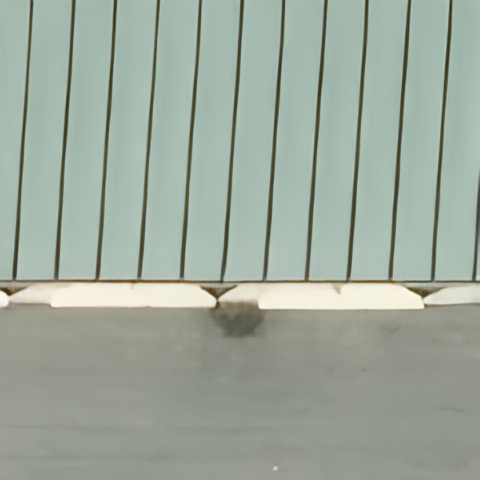
#> input picture result/version1/1.png, 480 x 480 px; its folder holds 3 pictures in this run
$ python crop.py
#> lines starting #> are read from the running program, lines starting #| are printed output that depends on the picture
import os
from PIL import Image


def crop_images(src_dir, dest_dir, crop_rect):
    # 确保目标文件夹存在，如果不存在则创建
#> called with src_dir = '../result/version1', dest_dir = '../result/version1/crop', crop_rect = (100, 350, 225, 475)
    if not os.path.exists(dest_dir):
        os.makedirs(dest_dir)

        # 遍历源文件夹中的所有文件
    for filename in os.listdir(src_dir):
        if filename.lower().endswith(('.png', '.jpg', '.jpeg', '.bmp', '.gif')):  # 你可以根据需要添加更多图像格式
            img_path = os.path.join(src_dir, filename)
            try:
                # 打开图像并检查分辨率
                img = Image.open(img_path)
#> img is the input picture: PIL image 480x480 RGB; mean R, G, B 158.2, 169.6, 157.1
                if img.size == (480, 480):  # 检查分辨率是否为480x480
                    # 裁剪图像
                    cropped_img = img.crop(crop_rect)
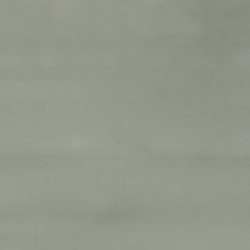
#> cropped_img: PIL image 125x125 RGB (shown 2 times larger); mean R, G, B 147.6, 151.8, 139.8
                    # 保存裁剪后的图像到目标文件夹
                    cropped_filename = os.path.join(dest_dir, filename)
                    cropped_img.save(cropped_filename)
                    print(f"Processed and saved: {cropped_filename}")
                else:
                    print(f"Skipped: {img_path} (resolution is not 480x480)")
            except Exception as e:
                print(f"Error processing {img_path}: {e}")
#> pass 2 of the loop in crop_images, `for filename in os.listdir(src_dir):`:
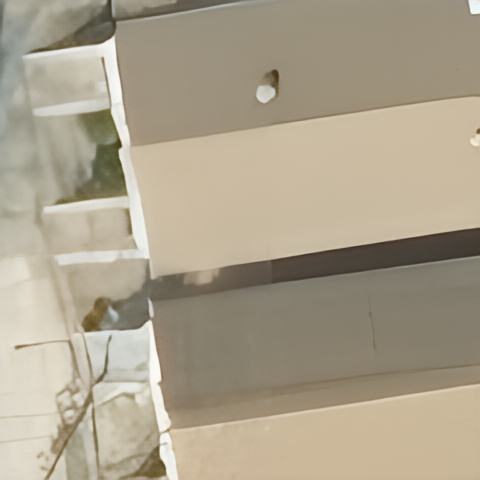
#> input picture result/version1/2.png, 480 x 480 px
#> in crop_images, img is the input picture: PIL image 480x480 RGB; mean R, G, B 171.8, 161.6, 141.2
#> in crop_images, `cropped_img = img.crop(crop_rect)`:
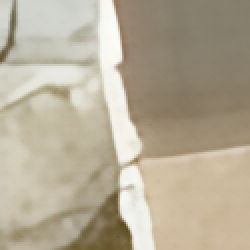
#> cropped_img: PIL image 125x125 RGB (shown 2 times larger); mean R, G, B 181.6, 171.6, 151.1
#> pass 3 of the loop in crop_images, `for filename in os.listdir(src_dir):`:
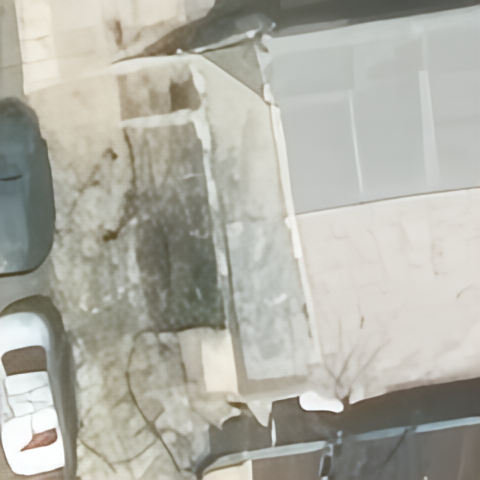
#> input picture result/version1/3.png, 480 x 480 px
#> in crop_images, img is the input picture: PIL image 480x480 RGB; mean R, G, B 175.9, 175.4, 165.8
#> in crop_images, `cropped_img = img.crop(crop_rect)`:
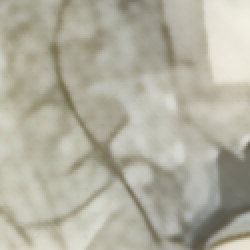
#> cropped_img: PIL image 125x125 RGB (shown 2 times larger); mean R, G, B 177.3, 175.1, 159.9
#> the loop made 4 passes; the first 3 are shown

            # 设置源文件夹、目标文件夹和裁剪区域（左、上、右、下）


src_dir = r'../result/version1'
dest_dir = r'../result/version1/crop'
crop_rect = (100, 350, 225, 475)

# 调用函数开始处理
crop_images(src_dir, dest_dir, crop_rect)
